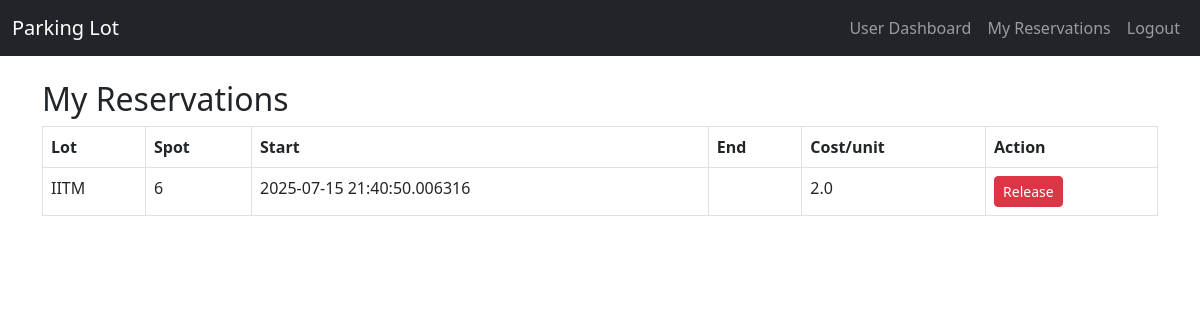
Page /my_reservations (signed in) on the committed database.
### models.py (models this page shows)
class Reservation(db.Model):
    id = db.Column(db.Integer, primary_key=True)
    spot_id = db.Column(db.Integer, db.ForeignKey('parking_spot.id'), nullable=False)
    user_id = db.Column(db.Integer, db.ForeignKey('user.id'), nullable=False)
    parking_timestamp = db.Column(db.DateTime)
    leaving_timestamp = db.Column(db.DateTime)
    parking_cost_per_unit_time = db.Column(db.Float)

class ParkingLot(db.Model):
    id = db.Column(db.Integer, primary_key=True)
    prime_location_name = db.Column(db.String(120), nullable=False)
    price = db.Column(db.Float, nullable=False)
    address = db.Column(db.String(200), nullable=False)
    pin_code = db.Column(db.Integer, nullable=False)
    maximum_number_of_spots = db.Column(db.Integer, nullable=False)
    spots = db.relationship('ParkingSpot', backref='lot', lazy=True)

class ParkingSpot(db.Model):
    id = db.Column(db.Integer, primary_key=True)
    lot_id = db.Column(db.Integer, db.ForeignKey('parking_lot.id'), nullable=False)
    status = db.Column(db.String(1), nullable=False, default='A')
    reservation = db.relationship('Reservation', backref='spot', uselist=False)

### app.py (the view, shortened to what this page needs)
@app.route('/my_reservations', methods=['GET', 'POST'])
def my_reservations():
    if session.get('role') != 'user':
        return redirect(url_for('login'))
    reservations = Reservation.query.filter_by(user_id=session['user_id']).all()
    return render_template('my_reservations.html', reservations=reservations)

### templates/my_reservations.html (shortened to what this page needs)
{% extends 'base.html' %}
{% block content %}
<h2>My Reservations</h2>
<table class="table table-bordered">
  <thead><tr><th>Lot</th><th>Spot</th><th>Start</th><th>End</th><th>Cost/unit</th><th>Action</th></tr></thead>
  <tbody>
    {% for r in reservations %}
    <tr>
      <td>{{ r.spot.lot.prime_location_name }}</td>
      <td>{{ r.spot.id }}</td>
      <td>{{ r.parking_timestamp or '' }}</td>
      <td>{{ r.leaving_timestamp or '' }}</td>
      <td>{{ r.parking_cost_per_unit_time }}</td>
      <td>
        {% if not r.leaving_timestamp %}
        <form method="post" style="display:inline">
          <button type="submit" class="btn btn-sm btn-danger">Release</button>
        </form>
        {% else %}
        <span class="text-success">Released</span>
        {% endif %}
      </td>
    </tr>
    {% endfor %}
  </tbody>
</table>
{% endblock %}

### rows in the picture
Reservation: spot.lot.prime_location_name "IITM", spot.id "6", parking_timestamp "2025-07-15 21:40:50.006316", parking_cost_per_unit_time "2.0"
